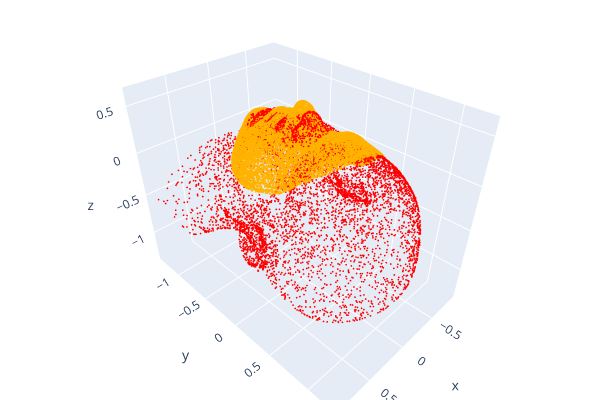

This figure's notebook cell:
### Code cell
import torch
import numpy as np
import open3d as o3d
import copy
from geotransformer.utils.data import registration_collate_fn_stack_mode
from geotransformer.utils.torch import to_cuda, release_cuda
from geotransformer.utils.open3d import make_open3d_point_cloud
from config import make_cfg
from model import create_model

# --- CONFIG ---
WEIGHTS = "../../output/with_aug/snapshots/epoch-40.pth.tar"
SRC_FILE = "plank.npy" 
REF_FILE = "../../data/faces/demo/ref_3.npy"

device = torch.device("cuda" if torch.cuda.is_available() else "cpu")
cfg = make_cfg()
model = create_model(cfg).cuda()
model.load_state_dict(torch.load(WEIGHTS)["model"])
model.eval()

def preprocess_global(src_points, ref_points):
    # 1. SHIFT TO ORIGIN (Rough)
    ref_points = ref_points - np.median(ref_points, axis=0)
    src_points = src_points - np.median(src_points, axis=0)
    
    # 2. SCALE MATCHING (Keep your existing semantic scale)
    ref_diag = np.linalg.norm(ref_points.max(axis=0) - ref_points.min(axis=0))
    src_diag = np.linalg.norm(src_points.max(axis=0) - src_points.min(axis=0))
    src_points = src_points * ((ref_diag * 0.55) / src_diag)

    # 3. SEMANTIC NOSE ALIGNMENT (The Secret Sauce)
    # On a standard face model, the nose is usually the point furthest forward 
    # (max or min on the Z-axis, depending on orientation). 
    # Let's find the "tip" and shift the origin there.
    ref_tip_idx = np.argmin(ref_points[:, 2]) # Assuming Z is forward
    src_tip_idx = np.argmin(src_points[:, 2])
    
    ref_points = ref_points - ref_points[ref_tip_idx]
    src_points = src_points - src_points[src_tip_idx]
    
    return src_points.astype(np.float32), ref_points.astype(np.float32)

def run_global_stage_2_alignment(morphed_pts, src_pts):
    """
    Global Alignment Strategy: Uses superpoint matches to find arbitrary poses.
    """
    data_dict = {
        "ref_points": morphed_pts.astype(np.float32),
        "src_points": src_pts.astype(np.float32),
        "ref_feats": np.ones((len(morphed_pts), 1), dtype=np.float32),
        "src_feats": np.ones((len(src_pts), 1), dtype=np.float32),
        "transform": np.eye(4, dtype=np.float32),
        "gt_z": np.zeros((32, 100), dtype=np.float32),
        "morphed_full": np.zeros_like(morphed_pts, dtype=np.float32)
    }
    
    neighbor_limits = [38, 36, 36, 38]
    collated = registration_collate_fn_stack_mode([data_dict], 4, 0.025, 0.05, neighbor_limits)
    
    with torch.no_grad():
        output = release_cuda(model(to_cuda(collated)))
    
    src_corr = output['src_corr_points']
    ref_corr = output['ref_corr_points']
    
    # GLOBAL RANSAC: No spatial mask here to allow for arbitrary rotations
    num_corrs = len(src_corr)
    indices = np.arange(num_corrs).reshape(-1, 1)
    corres = o3d.utility.Vector2iVector(np.hstack([indices, indices]))

    print(f"Executing Global Search on {num_corrs} correspondences...")
    
    # Increased max_correspondence_distance (10cm) for global pose recovery
    ransac = o3d.pipelines.registration.registration_ransac_based_on_correspondence(
        make_open3d_point_cloud(src_corr), 
        make_open3d_point_cloud(ref_corr), 
        corres,
        max_correspondence_distance=0.1, 
        estimation_method=o3d.pipelines.registration.TransformationEstimationPointToPoint(False),
        ransac_n=4,
        criteria=o3d.pipelines.registration.RANSACConvergenceCriteria(4000000, 500)
    )
    return ransac.transformation, len(ransac.correspondence_set)

# --- MAIN EXECUTION ---
raw_src = np.load(SRC_FILE)
raw_ref = np.load(REF_FILE)

# Remove the 0/180 loop; let the network and global RANSAC find the pose
src_pts, ref_pts = preprocess_global(raw_src, raw_ref)

# Pass 1: Extract Morphed Reference (Standard)
data_dict = {
    "ref_points": ref_pts.astype(np.float32), 
    "src_points": src_pts.astype(np.float32), 
    "ref_feats": np.ones((len(ref_pts), 1), dtype=np.float32), 
    "src_feats": np.ones((len(src_pts), 1), dtype=np.float32), 
    "transform": np.eye(4, dtype=np.float32), 
    "gt_z": np.zeros((32, 100), dtype=np.float32), 
    "morphed_full": np.zeros_like(ref_pts, dtype=np.float32)
}

neighbor_limits = [38, 36, 36, 38]
collated = registration_collate_fn_stack_mode([data_dict], 4, 0.025, 0.05, neighbor_limits)

with torch.no_grad():
    output = release_cuda(model(to_cuda(collated)))

morphed_pts = output['morphed_full']

# Stage 2: Global Rigid Alignment
best_t, inliers = run_global_stage_2_alignment(morphed_pts, src_pts)

# --- FINAL VISUALIZATION ---
print(f"Global Alignment Complete! Inliers: {inliers}")
morphed_pcd = make_open3d_point_cloud(morphed_pts).paint_uniform_color([1, 0, 0])
src_pcd = make_open3d_point_cloud(src_pts).paint_uniform_color([1, 0.7, 0])
src_pcd.transform(best_t)

o3d.visualization.draw_plotly([morphed_pcd, src_pcd])

### Figure 1 — Plotly figure (JSON) as saved in the notebook; plotly's stock layout.template omitted (floating-point values rounded to 4 significant figures; data arrays with more than 128 entries replaced by an {"elided": "..."} marker saying what was removed)
{"data": [{"marker": {"color": {"elided": "10788x3 float values"}, "size": 1}, "mode": "markers", "type": "scatter3d", "x": {"elided": "10788 float values"}, "y": {"elided": "10788 float values"}, "z": {"elided": "10788 float values"}}, {"marker": {"color": {"elided": "20000x3 float values"}, "size": 1}, "mode": "markers", "type": "scatter3d", "x": {"elided": "20000 float values"}, "y": {"elided": "20000 float values"}, "z": {"elided": "20000 float values"}}], "layout": {"height": 400, "margin": {"b": 0, "l": 0, "r": 0, "t": 0}, "scene": {"camera": {"center": {"x": 0, "y": 0, "z": 0}, "up": {"x": 0, "y": 0, "z": 1}}}, "showlegend": false, "width": 600}}
